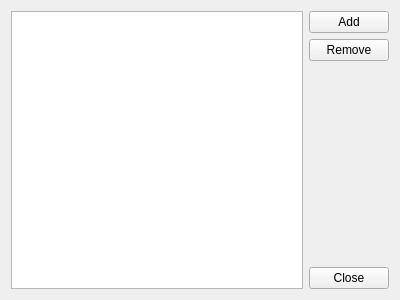
<?xml version="1.0" encoding="UTF-8"?>
<ui version="4.0">
 <class>Calligra::Sheets::SheetsEditor</class>
 <widget class="QWidget" name="Calligra::Sheets::SheetsEditor">
  <property name="geometry">
   <rect>
    <x>0</x>
    <y>0</y>
    <width>400</width>
    <height>300</height>
   </rect>
  </property>
  <property name="windowTitle">
   <string>Sheets Editor</string>
  </property>
  <layout class="QHBoxLayout" name="horizontalLayout">
   <item>
    <widget class="QListView" name="listView"/>
   </item>
   <item>
    <layout class="QVBoxLayout" name="verticalLayout">
     <item>
      <widget class="QPushButton" name="addbtn">
       <property name="text">
        <string>Add</string>
       </property>
       <property name="icon">
        <iconset theme="list-add">
         <normaloff>../../../../../</normaloff>../../../../../</iconset>
       </property>
      </widget>
     </item>
     <item>
      <widget class="QPushButton" name="rembtn">
       <property name="text">
        <string>Remove</string>
       </property>
       <property name="icon">
        <iconset theme="list-remove">
         <normaloff>../../../../../</normaloff>../../../../../</iconset>
       </property>
      </widget>
     </item>
     <item>
      <spacer name="verticalSpacer">
       <property name="orientation">
        <enum>Qt::Vertical</enum>
       </property>
       <property name="sizeHint" stdset="0">
        <size>
         <width>20</width>
         <height>40</height>
        </size>
       </property>
      </spacer>
     </item>
     <item>
      <widget class="QPushButton" name="closebtn">
       <property name="text">
        <string>Close</string>
       </property>
       <property name="icon">
        <iconset theme="dialog-close">
         <normaloff>../../../../../</normaloff>../../../../../</iconset>
       </property>
      </widget>
     </item>
    </layout>
   </item>
  </layout>
 </widget>
 <resources/>
 <connections/>
</ui>
